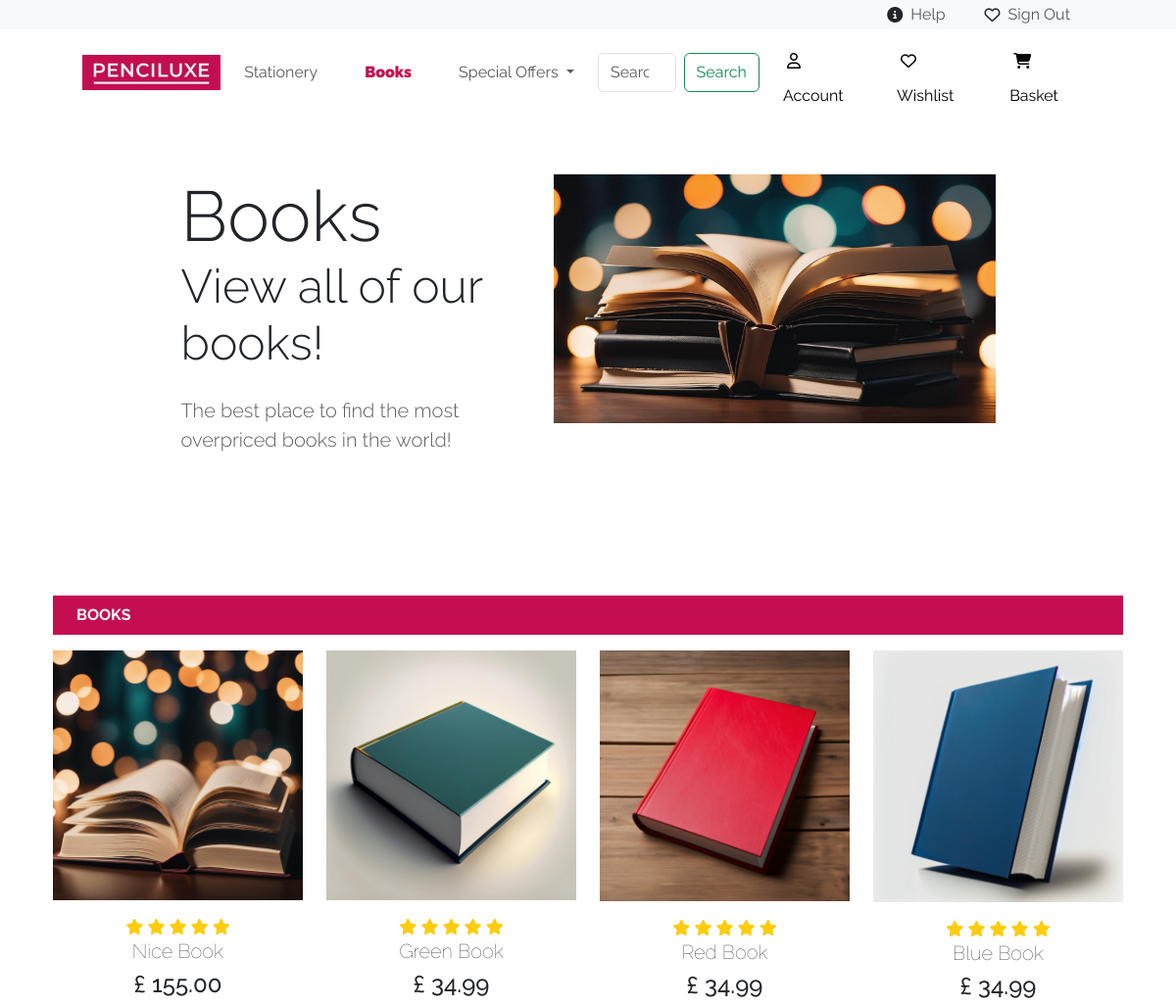
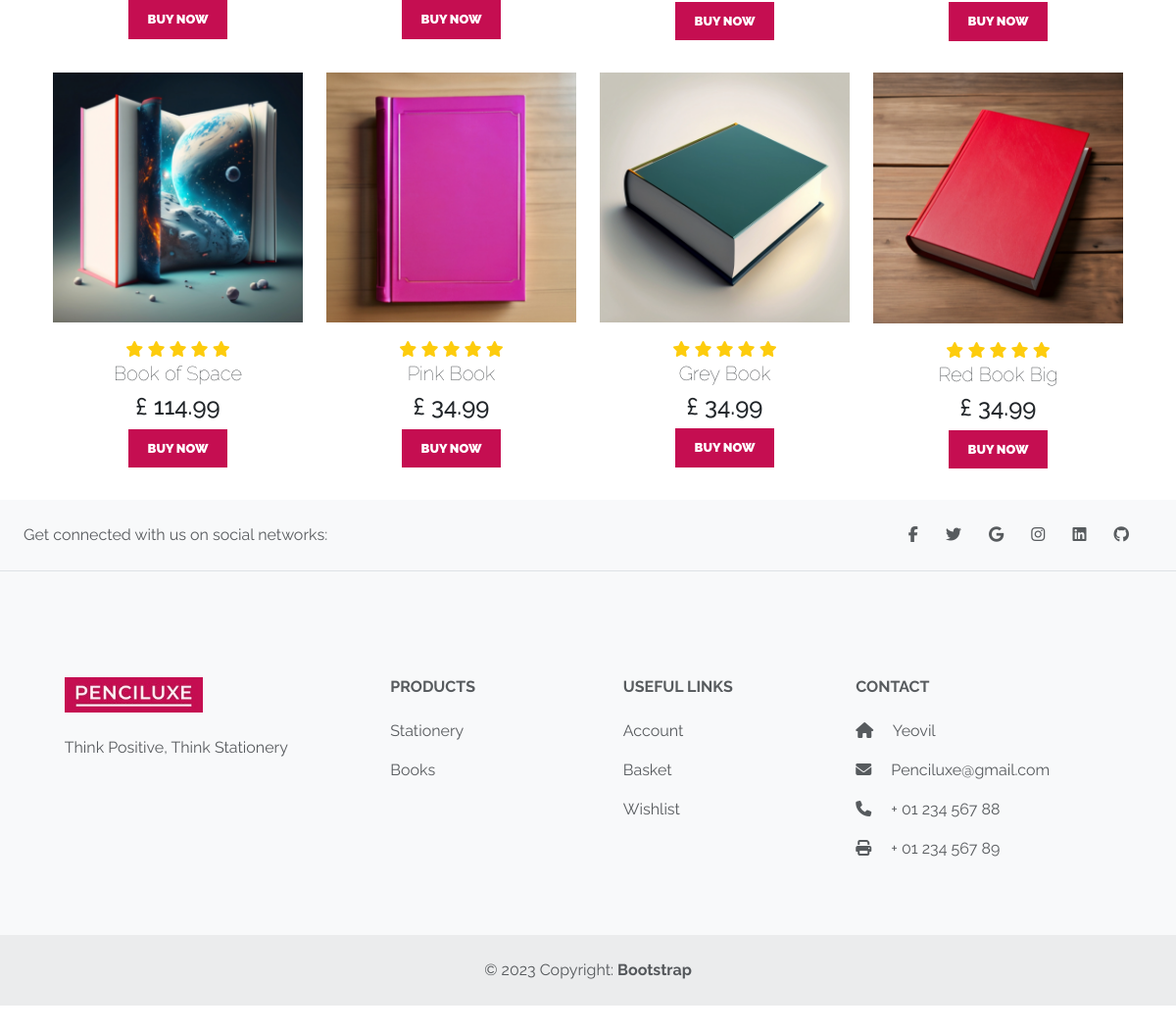
The app's page /WebAssignment/books.php with its own data (2 pictures, top to bottom).
### tables this page shows
CREATE TABLE `product` (
  `product_ID` int(11) NOT NULL,
  `product_Name` varchar(100) NOT NULL,
  `product_Category` varchar(100) NOT NULL,
  `product_Description` varchar(255) NOT NULL,
  `product_Image` varchar(255) NOT NULL,
  `product_Image2` varchar(255) NOT NULL,
  `product_Image3` varchar(255) NOT NULL,
  `product_Image4` varchar(255) NOT NULL,
  `product_Price` decimal(6,2) NOT NULL,
  `product_Special_Offer` int(2) NOT NULL,
  `product_Type` varchar(100) NOT NULL
);

### WebAssignment/getBooks.php (called while the page is built)
<?php
include("connection.php");
$stmt = $con->prepare("SELECT * FROM product where product_Category = 'book'");
$stmt->execute();
$trending_products = $stmt->get_result();
?>

### WebAssignment/books.php (the view, shortened to what this page needs)
<!DOCTYPE html>
<html lang="en">
<head>
    <link href="https://cdn.jsdelivr.net/npm/bootstrap@5.3.3/dist/css/bootstrap.min.css" rel="stylesheet">
    <link rel="stylesheet" href="style.css" class="">
</head>
<body>
    <nav class="navbar navbar-custom bg-light navbar-expand-md">
        <div class="container-fluid py-0">
            <div class="navbar-collapse justify-content-end align-center" id="main-nav">
                <ul class="navbar-nav">
                    <li class="nav-item d-flex mx-3 ">
                        <i class="fa-solid fa-circle-info my-3"></i>
                        <a class="nav-link my-1" href="help.php">Help</a>
                    </li>
                    <li class="nav-item d-flex mx-3">
                        <i class="fa-regular fa-heart my-3"></i>
                        <a class="nav-link my-1" href="signout.php">Sign Out</a>
                    </li>
                </ul>
            </div>
        </div>
    </nav>
    <nav class="navbar navbar-expand-lg">
        <div class="container-fluid align-center">
            <a href="index.php"><img src="assets/logo.jpg" alt="..." height="36"></a>
          <div class="collapse navbar-collapse" id="navbarSupportedContent">
            <ul class="navbar-nav me-auto mb-2 mb-lg-0">
                <li class="nav-item">
                    <a class="nav-link mx-3" aria-current="page" href="stationery.php">Stationery</a>
                </li>
                <li class="nav-item">
                    <a class="nav-link mx-3" href="books.php" style="color: #C50E51; font-weight: 900;">Books</a>
                </li>
                <li class="nav-item dropdown">
                    <a class="nav-link mx-3 dropdown-toggle" href="#" role="button" data-bs-toggle="dropdown" aria-expanded="false">
                  Special Offers
                    </a>
                </li>
                <form class="d-flex" role="search" method="POST" action="search.php">
                    <input class="form-control me-2" type="search" name="search" placeholder="Search" aria-label="Search">
                    <button class="btn btn-outline-success" type="submit">Search</button>
                </form>
            </ul>
            <li class="nav-item d-flex mx-4">
                <a class="accountButton" href="account.php" style="text-decoration: none;"><i class="fa-regular fa-user my-3 mx-1"></i>Account</a>
            </li>
            <li class="nav-item d-flex mx-4">
                <a class="wishlistButton" href="wishlist.php" style="text-decoration: none;"><i class="fa-regular fa-heart my-3 mx-1"></i>Wishlist</a>
            </li>
            <li class="nav-item d-flex mx-4">
                <a class="basketButton" href="basket.php" style="text-decoration: none;"><i class="fa-solid fa-cart-shopping my-3 mx-1"></i>Basket</a>
            </li>
          </div>
        </div>
    </nav>
    <section id="frontPage">
        <div class="container-lg">
            <div class="row justify-content-center allign-items-center">
                <div class="col-md-4 text-center text-md-start">
                    <h1>
                        <div class="display-2">Books</div>
                        <div class="display-5">View all of our books!</div>
                    </h1>
                    <p class="lead my-4 text-muted">The best place to find the most overpriced books in the world!</p>
                </div>
                <div class="col-md-5 text-center d-none d-md-block">
                    <img class="img-fluid bg-light bg-gradient" src="assets/booksCover.jpg" alt="pencilCover">
                </div>
            </div>
        </div>
    </section>
    <section id="Trending">
    <div class="row mx-auto container-lg">
        <span><p class="text-light   py-2  px-4 fw-bold" style="background-color: #C50E51;">BOOKS</p></span>
    <?php include('getBooks.php');?>
    <?php while($row= $trending_products->fetch_assoc()){ ?>
        <div class="product text-center col-lg-3 col-md-1 col-sm-4">
            <img class="img-fluid mb-3" src="assets/<?php echo $row['product_Image']; ?>"/>
            <div class="star">
                <i class="fas fa-star"></i>
                <i class="fas fa-star"></i>
                <i class="fas fa-star"></i>
                <i class="fas fa-star"></i>
                <i class="fas fa-star"></i>
            </div>
            <h5 class="p-name"><?php echo $row['product_Name']; ?></h5>
            <h4 class="p-price">£ <?php echo $row['product_Price']; ?></h4>
            <a href="selectedProductPage.php?product_ID=<?php echo $row['product_ID'];?>"><button class="buy-btn">Buy Now</button></a>
        </div>
        <?php } ?>
    </div>
</body>
<footer class="text-center text-lg-start bg-body-tertiary text-muted">
  <section class="d-flex justify-content-center justify-content-lg-between p-4 border-bottom">
    <div class="me-5 d-none d-lg-block">
      <span>Get connected with us on social networks:</span>
    </div>
    <div>
      <a href="" class="me-4 text-reset">
        <i class="fab fa-facebook-f"></i>
      </a>
      <a href="" class="me-4 text-reset">
        <i class="fab fa-twitter"></i>
      </a>
      <a href="" class="me-4 text-reset">
        <i class="fab fa-google"></i>
      </a>
      <a href="" class="me-4 text-reset">
        <i class="fab fa-instagram"></i>
      </a>
      <a href="" class="me-4 text-reset">
        <i class="fab fa-linkedin"></i>
      </a>
      <a href="" class="me-4 text-reset">
        <i class="fab fa-github"></i>
      </a>
    </div>
  </section>
  <section class="">
    <div class="container text-center text-md-start mt-5">
      <div class="row mt-3">
        <div class="col-md-3 col-lg-4 col-xl-3 mx-auto mb-4">
          <h6 class="text-uppercase fw-bold mb-4">
          <img src="assets/logo.jpg" alt="..." height="36">
          </h6>
          <p>
            Think Positive, Think Stationery
          </p>
        </div>
        <div class="col-md-2 col-lg-2 col-xl-2 mx-auto mb-4">
          <h6 class="text-uppercase fw-bold mb-4">
            Products
          </h6>
          <p>
            <a href="#!" class="text-reset">Stationery</a>
          </p>
          <p>
            <a href="#!" class="text-reset">Books</a>
          </p>
        </div>
        <div class="col-md-3 col-lg-2 col-xl-2 mx-auto mb-4">
          <h6 class="text-uppercase fw-bold mb-4">
            Useful links
          </h6>
          <p>
            <a href="account.php" class="text-reset">Account</a>
          </p>
          <p>
            <a href="basket.php" class="text-reset">Basket</a>
          </p>
          <p>
            <a href="wishlist.php" class="text-reset">Wishlist</a>
          </p>
        </div>
        <div class="col-md-4 col-lg-3 col-xl-3 mx-auto mb-md-0 mb-4">
          <h6 class="text-uppercase fw-bold mb-4">Contact</h6>
          <p><i class="fas fa-home me-3"></i> Yeovil</p>
          <p>
            <i class="fas fa-envelope me-3"></i>
            Penciluxe@gmail.com
          </p>
          <p><i class="fas fa-phone me-3"></i> + 01 234 567 88</p>
          <p><i class="fas fa-print me-3"></i> + 01 234 567 89</p>
        </div>
      </div>
    </div>
  </section>
  <div class="text-center p-4" style="background-color: rgba(0, 0, 0, 0.05);">
    © 2023 Copyright:
    <a class="text-reset fw-bold" href="https://mdbootstrap.com/">Bootstrap</a>
  </div>
</footer>
</html>

### WebAssignment/style.css (style rules this page uses)
body { font-family: "Raleway", sans-serif; }
.navbar-custom { height: 30px; }
.accountButton { color: black; }
.wishlistButton { color: black; }
.basketButton { color: black; }
.navbar { padding-left: 6%; padding-right: 6%; }
.product { cursor: pointer; margin-bottom: 2rem; font-family: 'poppins' 'sans-serif'; }
.product img { transition: 0.3s all;; }
.buy-btn { font-size: 0.8rem; font-weight: 900; outline: none; border: none; background-color: #C50E51; color: white; padding: 10px 20px; text-transform: uppercase; cursor: pointer; transition: 0.5s ease; }
.p-name { font-weight: 100; }
.fa-star { color: #FDCC0D; }
a { text-decoration:none; }

### WebAssignment/books.php (style rules this page uses)
section { padding: 60px 0; }

### records on screen
product: product_Image (picture), product_Name "Nice Book", product_Price "155.00"
product: product_Image (picture), product_Name "Green Book", product_Price "34.99"
product: product_Image (picture), product_Name "Red Book", product_Price "34.99"
product: product_Image (picture), product_Name "Blue Book", product_Price "34.99"
product: product_Image (picture), product_Name "Book of Space", product_Price "114.99"
product: product_Image (picture), product_Name "Pink Book", product_Price "34.99"
product: product_Image (picture), product_Name "Grey Book", product_Price "34.99"
product: product_Image (picture), product_Name "Red Book Big", product_Price "34.99"
